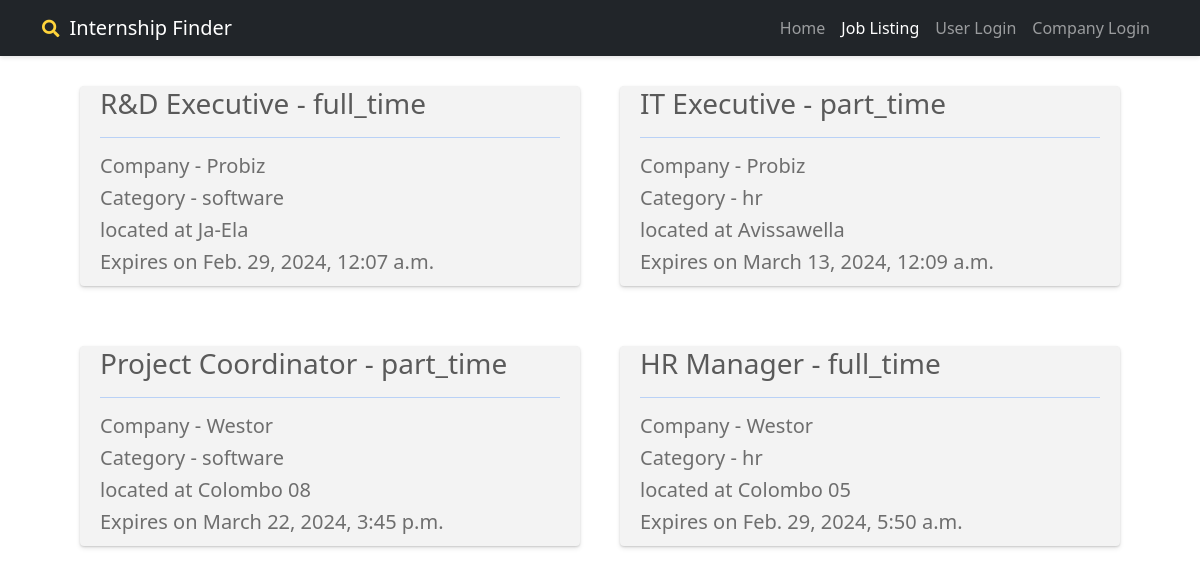
/internship-finder/user_job_list/, run on an earlier commit of the app's database.
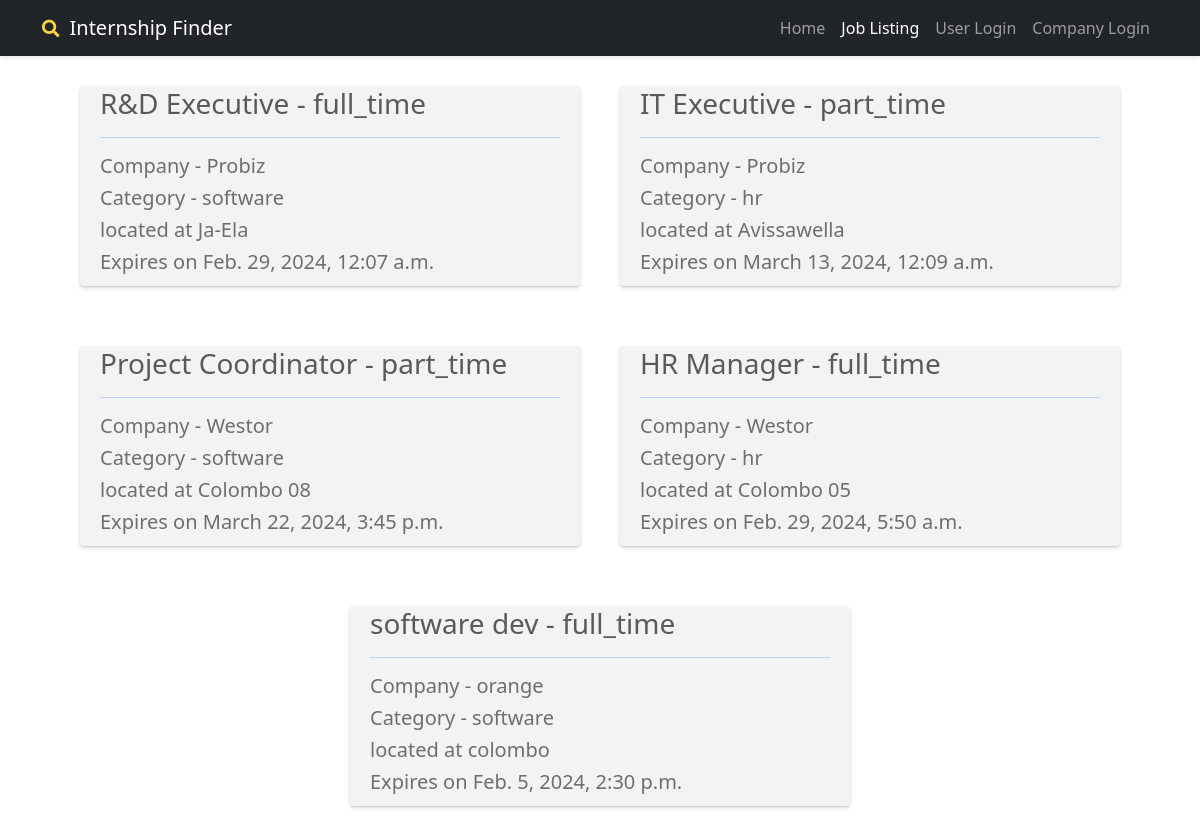
And on a later commit of the database.
### finder/models.py (models this page shows, shortened)
class Job(models.Model):
    id = models.AutoField(primary_key=True)
    company = models.ForeignKey(Company, on_delete=models.CASCADE)
    title = models.CharField(max_length=255)
    description = models.TextField()
    email = models.EmailField()
    time_date = models.DateTimeField()
    skill = models.CharField(max_length=255)
    job_type = models.CharField(max_length=30)
    location = models.CharField(max_length=100)
    category = models.CharField(max_length=50)

class Company(models.Model):
    id = models.AutoField(primary_key=True)
    user = models.OneToOneField(User, on_delete=models.CASCADE)
    company_name = models.CharField(max_length=30)
    company_address = models.TextField()
    company_bio = models.TextField(blank=True, null=True)
    website = models.URLField()
    contact_number = models.CharField(max_length=10)
    email = models.EmailField()
    type = models.CharField(max_length=15, default='company')
    def __str__(self):
        return self.company_name

### finder/views.py (the view, shortened to what this page needs)
# urls.py: path('user_job_list/', views.user_job_list, name='user_job_list'),
def user_job_list(request):
    all_jobs = Job.objects.all()
    context = {'joblist': all_jobs}
    return render(request, 'user_job_list.html', context)

### finder/templates/user_job_list.html (shortened to what this page needs)
{% extends 'basic.html' %}
{% block job_listing %} active {% endblock %}
{% block body %}
<div class="responsive">
    {% if joblist %}
        {% for Job in joblist %}
            <div class="list">
                <a style="text-decoration: none;" href="{% url 'job_details' job_id=Job.id %}">
                    <h3>{{Job.title}} - {{Job.job_type}}</h3><hr>
                    <h5>Company - {{Job.company}}</h5>
                    <h5>Category - {{Job.category}}</h5>
                    <h5>located at {{Job.location}}</h5>
                    <h5 class="expire_date">Expires on {{Job.time_date}}</h5>
                </a>
            </div>
        {% endfor %}
    {% else %}
        <h1 style="color: #585858; margin-top: 200px;">There is no content available for display at this time.</h1>
    {% endif %}
</div>
{% endblock %}

What changed in the data, as far as the page shows it:
added Job: title "software dev", job_type "full_time", company "orange", category "software", location "colombo", time_date "Feb. 5, 2024, 2:30 p.m."
